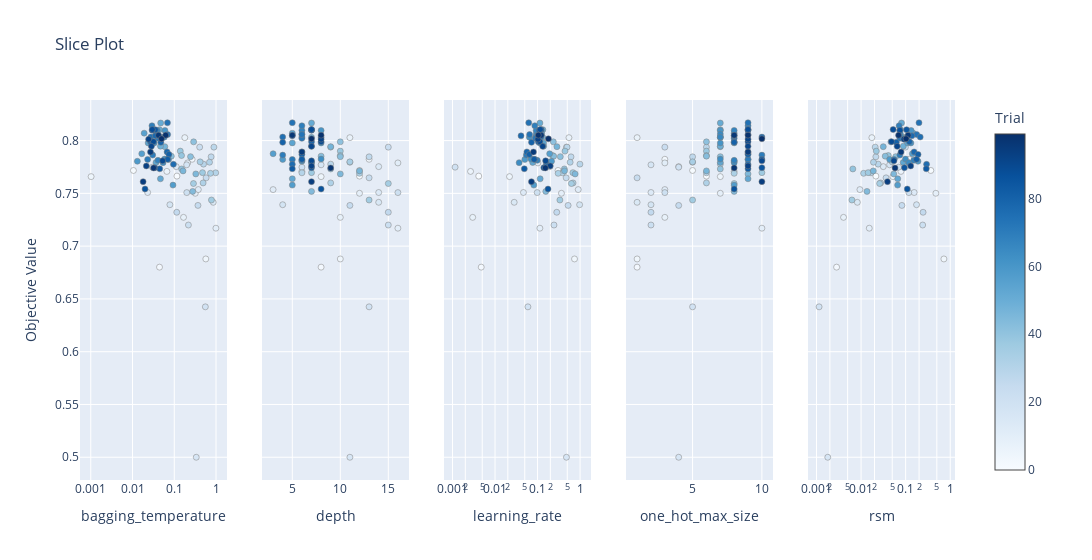

Write notebook code for a chart like this one.
### Code cell
from optuna.visualization import plot_slice

plot_slice(study)
